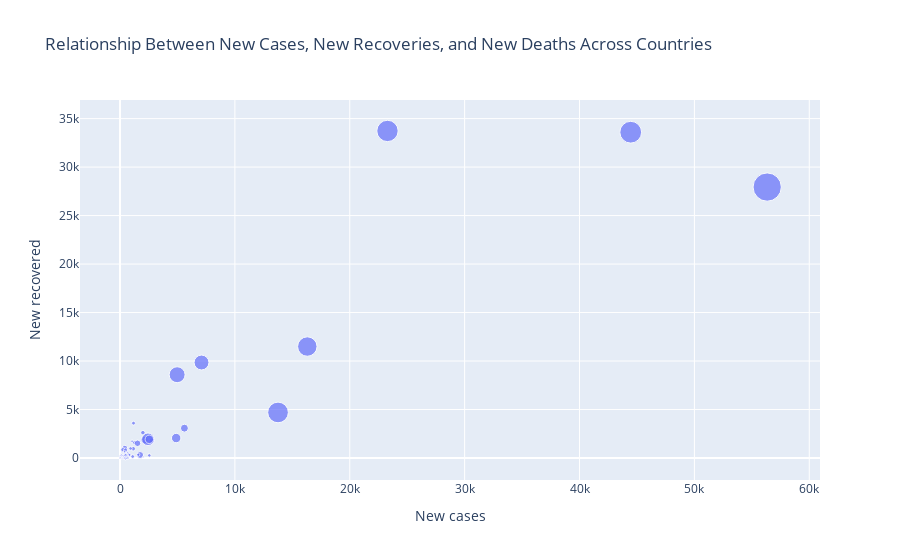

Notebook code cell kept with this figure:
### Code cell
#Relationship Between New Cases, New Recoveries, and New Deaths Across Countries
px.scatter(CountryWise,x='New cases',y='New recovered',size='New deaths',title='Relationship Between New Cases, New Recoveries, and New Deaths Across Countries',hover_name='Country')

### Figure 1 — Plotly figure (JSON) as saved in the notebook; plotly's stock layout.template omitted (floating-point values rounded to 4 significant figures; data arrays with more than 128 entries replaced by an {"elided": "..."} marker saying what was removed)
{"data": [{"hovertemplate": "<b>%{hovertext}</b><br><br>New cases=%{x}<br>New recovered=%{y}<br>New deaths=%{marker.size}<extra></extra>", "hovertext": {"elided": "187 str values"}, "legendgroup": "", "marker": {"color": "#636efa", "size": {"elided": "187 int values"}, "sizemode": "area", "sizeref": 2.69, "symbol": "circle"}, "mode": "markers", "name": "", "orientation": "v", "showlegend": false, "type": "scatter", "x": {"elided": "187 int values"}, "xaxis": "x", "y": {"elided": "187 int values"}, "yaxis": "y"}], "layout": {"legend": {"itemsizing": "constant", "tracegroupgap": 0}, "title": {"text": "Relationship Between New Cases, New Recoveries, and New Deaths Across Countries"}, "xaxis": {"anchor": "y", "domain": [0, 1], "title": {"text": "New cases"}}, "yaxis": {"anchor": "x", "domain": [0, 1], "title": {"text": "New recovered"}}}}
